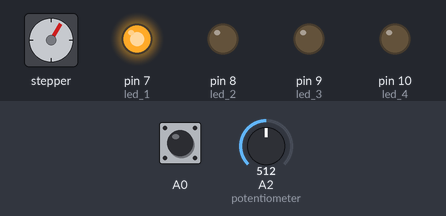
The sketch below on a simulated Arduino Uno, built with avr-gcc and run on an emulated ATmega328P. Parts: stepper motor, output pins drawn as LEDs (lit = HIGH). Inputs (shaded band) come from the test bench; at power-on: A2 (potentiometer) = 512, A0 HIGH. Stepper angles assume 4075 steps per turn.

Above: at 1.2 s.
1.3 s: A2 (potentiometer) set to 306
At 1.65 s:
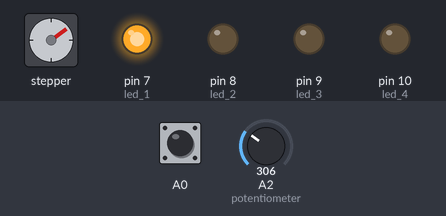
4.3 s: A0 pulled LOW for 0.15 s
At 5.25 s:
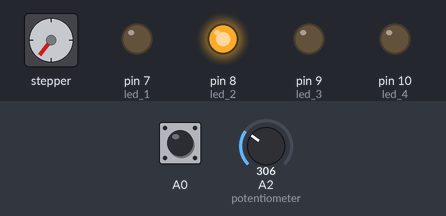
7.3 s: A2 (potentiometer) set to 122
10.3 s: A0 pulled LOW for 0.15 s
At 11.25 s:
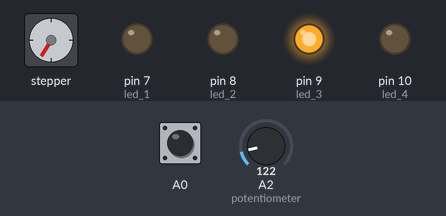
13.4 s: A0 pulled LOW for 0.15 s
At 14.25 s:
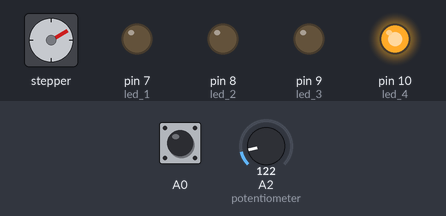
16.4 s: A2 (potentiometer) set to 900
Timing chart, 0 to 20.4 s (numbered marks = the images above; inputs shaded):
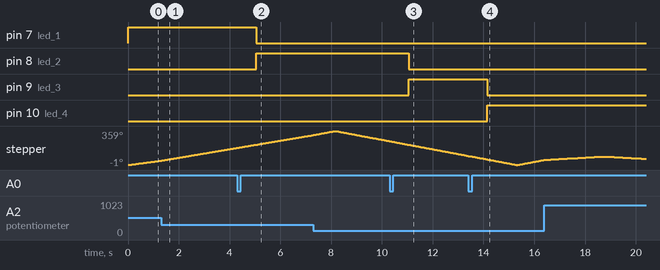

Measured:
- after the input at 4.3 s, pin 7 (led_1): HIGH → LOW after 0.75 s; pin 8 (led_2): LOW → HIGH after 0.75 s
- after the input at 10.3 s, pin 8 (led_2): HIGH → LOW after 0.75 s; pin 9 (led_3): LOW → HIGH after 0.75 s
- after the input at 13.4 s, pin 9 (led_3): HIGH → LOW after 0.75 s; pin 10 (led_4): LOW → HIGH after 0.75 s

The sketch:

sketch_rotating_table.ino
```cpp
#include <CustomStepper.h>
#include <GyverButton.h>

#define button A0
#define potentiometer A2
#define led_1 7
#define led_2 8
#define led_3 9
#define led_4 10

#define led_1 7
#define led_2 8
#define led_3 9
#define led_4 10

GButton motor_button(button);
CustomStepper motor(2, 3, 4, 5);

uint8_t mode = 1;
bool reverse_flag;
bool direction_flag;
int potentiometer_value;

void setup() {
  pinMode(potentiometer, INPUT);
  pinMode(led_1, OUTPUT);
  pinMode(led_2, OUTPUT);
  pinMode(led_3, OUTPUT);
  pinMode(led_4, OUTPUT);

  motor_button.setDebounce(50);
  motor_button.setTimeout(300);
  motor_button.setClickTimeout(600);
  motor_button.setType(HIGH_PULL);
  motor_button.setDirection(NORM_OPEN);

  motor.setRPM(5);
  motor.setSPR(4075.7728395);
}

void loop() {
  // Опрашиваем кнопку
  motor_button.tick();

  // Зажигаем светодиод текущего режима
  setModeLed(mode);

  // Считываем значение регулятора и задаем скорость вращения мотора
  potentiometer_value = analogRead(potentiometer);
  potentiometer_value = map(potentiometer_value, 1000, 0, 3, 12);
  motor.setRPM(potentiometer_value);

  // При одинарном нажатии кнопки переключаем режим
  if (motor_button.isSingle()) {
    mode++;
    if (mode > 4) {
      mode = 1;
    }
  }

  // При двойном нажатии кнопки изменяем направление вращения
  if (motor_button.isDouble()) {
    direction_flag = !direction_flag;
  }

  // В зависимости от режима запускаем соответствующую функцию
  switch (mode) {
    case 1: rotating();
    break;
    case 2: rotateAtAngle(360);
    break;
    case 3: rotateAtAngle(180);
    break;
    case 4: rotateAtAngle(90);
    break;
  }

  motor.run();
}

// Функция постоянного вращения
void rotating() {
  if (!motor.isDone()) {
    return;
  }

  if (direction_flag) {
    motor.setDirection(CCW);
  } else {
    motor.setDirection(CW);
  }

  motor.rotate(1);
}

// Функция вращения на заданный угол
void rotateAtAngle(float angle) {
  if (!motor.isDone()) {
    return;
  }

  if (reverse_flag) {
    motor.setDirection(CW);
    motor.rotateDegrees(angle);
    reverse_flag = false;
    return;
  }

  motor.setDirection(CCW);
  motor.rotateDegrees(angle);
  reverse_flag = true;
}

void setModeLed(int ledNum) {
  switch (ledNum) {
    case 1: digitalWrite(led_1, HIGH);
    digitalWrite(led_2, LOW);
    digitalWrite(led_3, LOW);
    digitalWrite(led_4, LOW);
    break;
    case 2: digitalWrite(led_2, HIGH);
    digitalWrite(led_1, LOW);
    digitalWrite(led_3, LOW);
    digitalWrite(led_4, LOW);
    break;
    case 3: digitalWrite(led_3, HIGH);
    digitalWrite(led_1, LOW);
    digitalWrite(led_2, LOW);
    digitalWrite(led_4, LOW);
    break;
    case 4: digitalWrite(led_4, HIGH);
    digitalWrite(led_1, LOW);
    digitalWrite(led_2, LOW);
    digitalWrite(led_3, LOW);
    break;
  }
}
```
